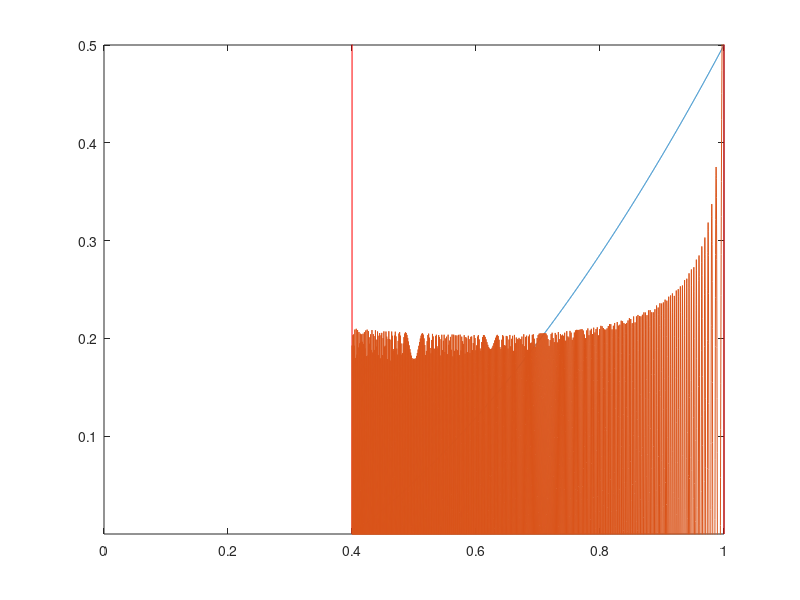

Write the MATLAB code that produced this figure.
%%Numerically solve the psi problem.
%psir2 - psir /r = 0

%psir = (psi(i+1) - psi(i-1))/(2*dr)
%psir2(i) = (psi(i+1) - 2*psi(i) + psi(i-1))/(dr^2)
clear all
close all

%%Normal Grid
R = 1;
W = 1;
rstar = 0.4;
nPoints = 3001;
r = linspace(rstar,R,nPoints)';
dr = r(2) - r(1);

%A is the coefficient matrix for psi
%Solve A*psi = b

i = 2:nPoints-1;

invdr = 1/dr;
A=...
sparse(i,i,-2*(invdr^2),nPoints,nPoints) ... 
+sparse(i,i-1,invdr^2 + 0.5*invdr./r(i),nPoints,nPoints) ...
+sparse(i,i+1,invdr^2 - 0.5*invdr./r(i),nPoints,nPoints) ...
+sparse([1 nPoints],[1 nPoints],1,nPoints,nPoints);
b = zeros(nPoints,1);
b(end) = 0.5*W*R^2;

psi = A\b;
plot(r,psi)
axis([0,1,-inf,inf])
w = zeros(size(psi));
w(i) = 0.5*invdr*(psi(i+1) - psi(i-1))./r(i);
hold on
plot(r,w,'r')

%%
%%homogeneous ODE for PSI
%d2Psi - dPsi/r + Psi(k^2 - 1/r^2) = 0
k=4.1647;
APsi=...
sparse(i,i,-2*invdr^2 +(k^2 - 1./(r(i).^2)),nPoints,nPoints) ... 
+sparse(i,i-1,(invdr^2 - 0.5*invdr)./r(i),nPoints,nPoints) ...
+sparse(i,i+1,(invdr^2 + 0.5*invdr)./r(i),nPoints,nPoints) ...
+sparse([1 nPoints],[1 nPoints],1,nPoints,nPoints);
%boundary conditions
rstarindex = 10;
%bPsi = zeros(nPoints,1);
bPsi = sparse(nPoints,1);
bPsi(1) = 0;
bPsi(end) = 0.5*W*R^2% + 0.5*W*R^3;


Psi = APsi\bPsi;
psi2 = Psi./r - 0.5*W*r;
w2 = zeros(size(psi2));
w2(i) = 0.5*invdr*(psi2(i+1) - psi2(i-1))./r(i);

plot(r,Psi);
%of course w = 1/r dpsi dr 
%%Staggered Grid


%%
